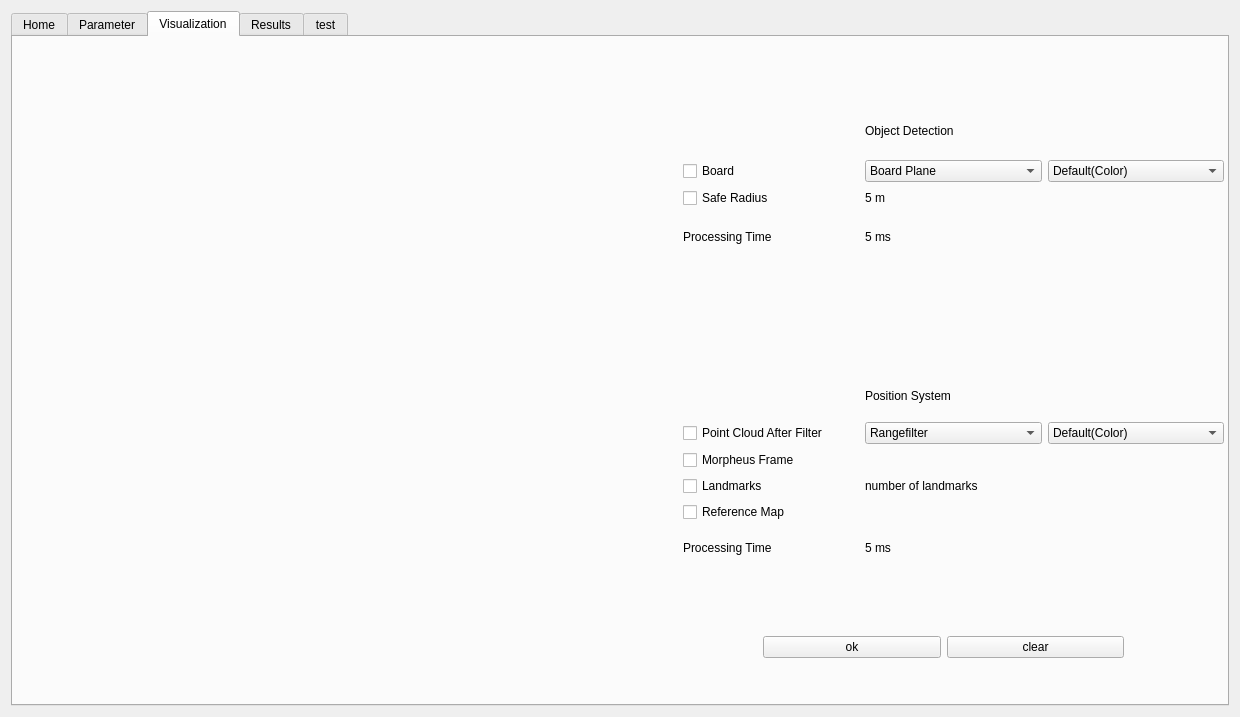
<?xml version="1.0" encoding="UTF-8"?>
<ui version="4.0">
 <class>LidarGui</class>
 <widget class="QWidget" name="LidarGui">
  <property name="geometry">
   <rect>
    <x>0</x>
    <y>0</y>
    <width>1240</width>
    <height>717</height>
   </rect>
  </property>
  <property name="windowTitle">
   <string>Form</string>
  </property>
  <layout class="QGridLayout" name="gridLayout">
   <item row="0" column="0">
    <widget class="QTabWidget" name="tabWidget">
     <property name="currentIndex">
      <number>2</number>
     </property>
     <widget class="QWidget" name="Home_tab">
      <attribute name="title">
       <string>Home</string>
      </attribute>
      <widget class="QLabel" name="label_2">
       <property name="geometry">
        <rect>
         <x>120</x>
         <y>50</y>
         <width>911</width>
         <height>121</height>
        </rect>
       </property>
       <property name="styleSheet">
        <string notr="true"/>
       </property>
       <property name="text">
        <string/>
       </property>
       <property name="textFormat">
        <enum>Qt::AutoText</enum>
       </property>
       <property name="pixmap">
        <pixmap>../resources/image/fzd_logo.png</pixmap>
       </property>
       <property name="scaledContents">
        <bool>true</bool>
       </property>
      </widget>
      <widget class="QWidget" name="layoutWidget">
       <property name="geometry">
        <rect>
         <x>130</x>
         <y>220</y>
         <width>281</width>
         <height>431</height>
        </rect>
       </property>
       <layout class="QGridLayout" name="gridLayout_13">
        <item row="0" column="0">
         <widget class="QLabel" name="label">
          <property name="text">
           <string>Entwickler</string>
          </property>
         </widget>
        </item>
        <item row="0" column="1">
         <widget class="QLabel" name="label_22">
          <property name="font">
           <font>
            <pointsize>13</pointsize>
            <weight>75</weight>
            <italic>true</italic>
            <bold>true</bold>
           </font>
          </property>
          <property name="text">
           <string>XXX
YYY
KKK
LLL</string>
          </property>
          <property name="textFormat">
           <enum>Qt::AutoText</enum>
          </property>
          <property name="scaledContents">
           <bool>false</bool>
          </property>
         </widget>
        </item>
        <item row="1" column="0">
         <widget class="QLabel" name="label_3">
          <property name="text">
           <string>Plattform</string>
          </property>
         </widget>
        </item>
        <item row="1" column="1">
         <widget class="QLabel" name="label_23">
          <property name="font">
           <font>
            <pointsize>13</pointsize>
            <weight>75</weight>
            <italic>true</italic>
            <bold>true</bold>
           </font>
          </property>
          <property name="text">
           <string>ROS Noetic

QT5</string>
          </property>
          <property name="textFormat">
           <enum>Qt::AutoText</enum>
          </property>
          <property name="scaledContents">
           <bool>false</bool>
          </property>
         </widget>
        </item>
        <item row="2" column="0">
         <widget class="QLabel" name="label_4">
          <property name="text">
           <string>TextLabel</string>
          </property>
         </widget>
        </item>
        <item row="2" column="1">
         <widget class="QLabel" name="label_24">
          <property name="font">
           <font>
            <pointsize>13</pointsize>
            <weight>75</weight>
            <italic>true</italic>
            <bold>true</bold>
           </font>
          </property>
          <property name="text">
           <string>tbc.</string>
          </property>
          <property name="textFormat">
           <enum>Qt::AutoText</enum>
          </property>
          <property name="scaledContents">
           <bool>false</bool>
          </property>
         </widget>
        </item>
       </layout>
      </widget>
     </widget>
     <widget class="QWidget" name="Parameter_tab">
      <attribute name="title">
       <string>Parameter</string>
      </attribute>
      <widget class="QPushButton" name="pushButton_2">
       <property name="geometry">
        <rect>
         <x>430</x>
         <y>580</y>
         <width>141</width>
         <height>31</height>
        </rect>
       </property>
       <property name="text">
        <string>ok</string>
       </property>
      </widget>
      <widget class="QPushButton" name="pushButton_7">
       <property name="geometry">
        <rect>
         <x>600</x>
         <y>580</y>
         <width>141</width>
         <height>31</height>
        </rect>
       </property>
       <property name="text">
        <string>reset</string>
       </property>
      </widget>
      <widget class="QWidget" name="layoutWidget">
       <property name="geometry">
        <rect>
         <x>630</x>
         <y>160</y>
         <width>561</width>
         <height>361</height>
        </rect>
       </property>
       <layout class="QGridLayout" name="gridLayout_4">
        <item row="7" column="1">
         <widget class="QSpinBox" name="spinBox_3">
          <property name="maximum">
           <number>10</number>
          </property>
         </widget>
        </item>
        <item row="7" column="0">
         <widget class="QPushButton" name="pushButton_6">
          <property name="text">
           <string>Phase Lock Mode</string>
          </property>
         </widget>
        </item>
        <item row="2" column="1">
         <widget class="QLineEdit" name="lineEdit_3">
          <property name="text">
           <string>--</string>
          </property>
         </widget>
        </item>
        <item row="0" column="1">
         <widget class="QLineEdit" name="lineEdit">
          <property name="text">
           <string>--</string>
          </property>
         </widget>
        </item>
        <item row="2" column="0">
         <widget class="QLabel" name="label_9">
          <property name="text">
           <string>IP Address of Sensor3</string>
          </property>
         </widget>
        </item>
        <item row="6" column="0">
         <widget class="QPushButton" name="pushButton_5">
          <property name="text">
           <string>FOV</string>
          </property>
         </widget>
        </item>
        <item row="1" column="0">
         <widget class="QLabel" name="label_8">
          <property name="text">
           <string>IP Address of Sensor2</string>
          </property>
         </widget>
        </item>
        <item row="6" column="1">
         <widget class="QSpinBox" name="spinBox_4">
          <property name="minimum">
           <number>180</number>
          </property>
          <property name="maximum">
           <number>360</number>
          </property>
         </widget>
        </item>
        <item row="0" column="0">
         <widget class="QLabel" name="label_7">
          <property name="text">
           <string>IP Address of Sensor1</string>
          </property>
         </widget>
        </item>
        <item row="1" column="1">
         <widget class="QLineEdit" name="lineEdit_2">
          <property name="text">
           <string>--</string>
          </property>
         </widget>
        </item>
       </layout>
      </widget>
      <widget class="QWidget" name="layoutWidget">
       <property name="geometry">
        <rect>
         <x>20</x>
         <y>140</y>
         <width>551</width>
         <height>381</height>
        </rect>
       </property>
       <layout class="QGridLayout" name="gridLayout_5">
        <item row="3" column="0">
         <widget class="QPushButton" name="pushButton_4">
          <property name="text">
           <string>FOV</string>
          </property>
         </widget>
        </item>
        <item row="0" column="0">
         <layout class="QGridLayout" name="gridLayout_2">
          <item row="0" column="0">
           <widget class="QLabel" name="label_5">
            <property name="text">
             <string>Path of Bag</string>
            </property>
            <property name="scaledContents">
             <bool>false</bool>
            </property>
           </widget>
          </item>
          <item row="1" column="0">
           <widget class="QToolButton" name="toolButton">
            <property name="text">
             <string>Open File</string>
            </property>
           </widget>
          </item>
         </layout>
        </item>
        <item row="0" column="1">
         <widget class="QTextBrowser" name="textBrowser_2"/>
        </item>
        <item row="3" column="1">
         <widget class="QSpinBox" name="spinBox">
          <property name="minimum">
           <number>180</number>
          </property>
          <property name="maximum">
           <number>360</number>
          </property>
         </widget>
        </item>
        <item row="1" column="0">
         <layout class="QGridLayout" name="gridLayout_3">
          <item row="0" column="0">
           <widget class="QLabel" name="label_6">
            <property name="text">
             <string>Metadata</string>
            </property>
           </widget>
          </item>
          <item row="1" column="0">
           <widget class="QToolButton" name="toolButton_2">
            <property name="text">
             <string>Open File</string>
            </property>
           </widget>
          </item>
         </layout>
        </item>
        <item row="1" column="1">
         <widget class="QTextBrowser" name="textBrowser_3"/>
        </item>
        <item row="5" column="0">
         <widget class="QPushButton" name="pushButton_3">
          <property name="text">
           <string>Phase Lock Mode</string>
          </property>
         </widget>
        </item>
        <item row="5" column="1">
         <widget class="QSpinBox" name="spinBox_2">
          <property name="maximum">
           <number>10</number>
          </property>
         </widget>
        </item>
       </layout>
      </widget>
      <widget class="QWidget" name="layoutWidget">
       <property name="geometry">
        <rect>
         <x>30</x>
         <y>44</y>
         <width>1191</width>
         <height>61</height>
        </rect>
       </property>
       <layout class="QGridLayout" name="gridLayout_7">
        <item row="0" column="0">
         <widget class="QRadioButton" name="radioButton_2">
          <property name="text">
           <string>Play ROS Bag</string>
          </property>
         </widget>
        </item>
        <item row="0" column="1">
         <widget class="QRadioButton" name="radioButton">
          <property name="text">
           <string>Live Sensor</string>
          </property>
         </widget>
        </item>
       </layout>
      </widget>
     </widget>
     <widget class="QWidget" name="Visua_tab">
      <attribute name="title">
       <string>Visualization</string>
      </attribute>
      <widget class="QWidget" name="gridLayoutWidget_2">
       <property name="geometry">
        <rect>
         <x>20</x>
         <y>10</y>
         <width>621</width>
         <height>651</height>
        </rect>
       </property>
       <layout class="QGridLayout" name="gridLayout_6"/>
      </widget>
      <widget class="QWidget" name="layoutWidget">
       <property name="geometry">
        <rect>
         <x>670</x>
         <y>71</y>
         <width>541</width>
         <height>151</height>
        </rect>
       </property>
       <layout class="QGridLayout" name="gridLayout_8">
        <item row="3" column="1" colspan="2">
         <widget class="QLabel" name="label_14">
          <property name="text">
           <string>5 ms</string>
          </property>
         </widget>
        </item>
        <item row="1" column="0">
         <widget class="QCheckBox" name="checkBox">
          <property name="text">
           <string>Board</string>
          </property>
         </widget>
        </item>
        <item row="1" column="1">
         <widget class="QComboBox" name="comboBox">
          <item>
           <property name="text">
            <string>Board Plane</string>
           </property>
          </item>
          <item>
           <property name="text">
            <string>Upper Board</string>
           </property>
          </item>
          <item>
           <property name="text">
            <string>Under Board</string>
           </property>
          </item>
         </widget>
        </item>
        <item row="2" column="1" colspan="2">
         <widget class="QLabel" name="label_13">
          <property name="text">
           <string>5 m</string>
          </property>
         </widget>
        </item>
        <item row="1" column="2">
         <widget class="QComboBox" name="comboBox_2">
          <item>
           <property name="text">
            <string>Default(Color)</string>
           </property>
          </item>
          <item>
           <property name="text">
            <string>White</string>
           </property>
          </item>
          <item>
           <property name="text">
            <string>Black</string>
           </property>
          </item>
          <item>
           <property name="text">
            <string>Blue</string>
           </property>
          </item>
          <item>
           <property name="text">
            <string>Green</string>
           </property>
          </item>
         </widget>
        </item>
        <item row="2" column="0">
         <widget class="QCheckBox" name="checkBox_3">
          <property name="text">
           <string>Safe Radius</string>
          </property>
         </widget>
        </item>
        <item row="3" column="0">
         <widget class="QLabel" name="label_12">
          <property name="text">
           <string>Processing Time</string>
          </property>
         </widget>
        </item>
        <item row="0" column="1">
         <widget class="QLabel" name="label_10">
          <property name="text">
           <string>Object Detection</string>
          </property>
         </widget>
        </item>
       </layout>
      </widget>
      <widget class="QWidget" name="layoutWidget">
       <property name="geometry">
        <rect>
         <x>670</x>
         <y>339</y>
         <width>541</width>
         <height>191</height>
        </rect>
       </property>
       <layout class="QGridLayout" name="gridLayout_9">
        <item row="3" column="0">
         <widget class="QCheckBox" name="checkBox_4">
          <property name="text">
           <string>Landmarks</string>
          </property>
         </widget>
        </item>
        <item row="5" column="0">
         <widget class="QLabel" name="label_17">
          <property name="text">
           <string>Processing Time</string>
          </property>
         </widget>
        </item>
        <item row="1" column="1">
         <widget class="QComboBox" name="comboBox_3">
          <item>
           <property name="text">
            <string>Rangefilter</string>
           </property>
          </item>
          <item>
           <property name="text">
            <string>Reflectivityfilter</string>
           </property>
          </item>
          <item>
           <property name="text">
            <string>Intensityfilter</string>
           </property>
          </item>
         </widget>
        </item>
        <item row="1" column="0">
         <widget class="QCheckBox" name="checkBox_6">
          <property name="text">
           <string>Point Cloud After Filter</string>
          </property>
         </widget>
        </item>
        <item row="2" column="0">
         <widget class="QCheckBox" name="checkBox_2">
          <property name="text">
           <string>Morpheus Frame</string>
          </property>
         </widget>
        </item>
        <item row="1" column="2">
         <widget class="QComboBox" name="comboBox_4">
          <item>
           <property name="text">
            <string>Default(Color)</string>
           </property>
          </item>
          <item>
           <property name="text">
            <string>White</string>
           </property>
          </item>
          <item>
           <property name="text">
            <string>Black</string>
           </property>
          </item>
          <item>
           <property name="text">
            <string>Blue</string>
           </property>
          </item>
          <item>
           <property name="text">
            <string>Green</string>
           </property>
          </item>
         </widget>
        </item>
        <item row="4" column="0">
         <widget class="QCheckBox" name="checkBox_5">
          <property name="text">
           <string>Reference Map</string>
          </property>
         </widget>
        </item>
        <item row="5" column="1">
         <widget class="QLabel" name="label_16">
          <property name="text">
           <string>5 ms</string>
          </property>
         </widget>
        </item>
        <item row="3" column="1">
         <widget class="QLabel" name="label_15">
          <property name="text">
           <string>number of landmarks</string>
          </property>
         </widget>
        </item>
        <item row="0" column="1">
         <widget class="QLabel" name="label_11">
          <property name="text">
           <string>Position System</string>
          </property>
         </widget>
        </item>
       </layout>
      </widget>
      <widget class="QWidget" name="layoutWidget">
       <property name="geometry">
        <rect>
         <x>750</x>
         <y>580</y>
         <width>361</width>
         <height>61</height>
        </rect>
       </property>
       <layout class="QGridLayout" name="gridLayout_10">
        <item row="0" column="0">
         <widget class="QPushButton" name="pushButton_9">
          <property name="text">
           <string>ok</string>
          </property>
         </widget>
        </item>
        <item row="0" column="1">
         <widget class="QPushButton" name="pushButton_8">
          <property name="text">
           <string>clear</string>
          </property>
         </widget>
        </item>
       </layout>
      </widget>
     </widget>
     <widget class="QWidget" name="Results_tab">
      <attribute name="title">
       <string>Results</string>
      </attribute>
      <widget class="QWidget" name="gridLayoutWidget_3">
       <property name="geometry">
        <rect>
         <x>30</x>
         <y>70</y>
         <width>581</width>
         <height>501</height>
        </rect>
       </property>
       <layout class="QGridLayout" name="gridLayout_11"/>
      </widget>
      <widget class="QWidget" name="layoutWidget">
       <property name="geometry">
        <rect>
         <x>710</x>
         <y>500</y>
         <width>361</width>
         <height>61</height>
        </rect>
       </property>
       <layout class="QGridLayout" name="gridLayout_12">
        <item row="0" column="0">
         <widget class="QPushButton" name="pushButton_10">
          <property name="text">
           <string>show</string>
          </property>
         </widget>
        </item>
        <item row="0" column="1">
         <widget class="QPushButton" name="pushButton_11">
          <property name="text">
           <string>clear</string>
          </property>
         </widget>
        </item>
       </layout>
      </widget>
      <widget class="QWidget" name="layoutWidget">
       <property name="geometry">
        <rect>
         <x>680</x>
         <y>50</y>
         <width>511</width>
         <height>201</height>
        </rect>
       </property>
       <layout class="QGridLayout" name="gridLayout_14">
        <item row="2" column="2">
         <widget class="QLabel" name="label_28">
          <property name="text">
           <string>0rad/s</string>
          </property>
         </widget>
        </item>
        <item row="1" column="2">
         <widget class="QLabel" name="label_26">
          <property name="text">
           <string>0rad/s</string>
          </property>
         </widget>
        </item>
        <item row="3" column="1">
         <widget class="QLabel" name="label_25">
          <property name="text">
           <string>0m/s</string>
          </property>
         </widget>
        </item>
        <item row="1" column="1">
         <widget class="QLabel" name="label_20">
          <property name="text">
           <string>0m/s</string>
          </property>
         </widget>
        </item>
        <item row="2" column="1">
         <widget class="QLabel" name="label_21">
          <property name="text">
           <string>0m/s</string>
          </property>
         </widget>
        </item>
        <item row="3" column="2">
         <widget class="QLabel" name="label_27">
          <property name="text">
           <string>0rad/s</string>
          </property>
         </widget>
        </item>
        <item row="1" column="0">
         <widget class="QLabel" name="label_18">
          <property name="text">
           <string>GPS Speed</string>
          </property>
         </widget>
        </item>
       </layout>
      </widget>
      <widget class="QWidget" name="layoutWidget">
       <property name="geometry">
        <rect>
         <x>680</x>
         <y>270</y>
         <width>511</width>
         <height>211</height>
        </rect>
       </property>
       <layout class="QGridLayout" name="gridLayout_15">
        <item row="2" column="2">
         <widget class="QLabel" name="label_33">
          <property name="text">
           <string>0rad/s</string>
          </property>
         </widget>
        </item>
        <item row="0" column="1">
         <widget class="QLabel" name="label_29">
          <property name="text">
           <string>0m/s</string>
          </property>
         </widget>
        </item>
        <item row="1" column="1">
         <widget class="QLabel" name="label_34">
          <property name="text">
           <string>0m/s</string>
          </property>
         </widget>
        </item>
        <item row="1" column="2">
         <widget class="QLabel" name="label_31">
          <property name="text">
           <string>0rad/s</string>
          </property>
         </widget>
        </item>
        <item row="0" column="2">
         <widget class="QLabel" name="label_32">
          <property name="text">
           <string>0rad/s</string>
          </property>
         </widget>
        </item>
        <item row="2" column="1">
         <widget class="QLabel" name="label_30">
          <property name="text">
           <string>0m/s</string>
          </property>
         </widget>
        </item>
        <item row="0" column="0">
         <widget class="QLabel" name="label_19">
          <property name="text">
           <string>LLLPS Speed</string>
          </property>
         </widget>
        </item>
       </layout>
      </widget>
     </widget>
     <widget class="QWidget" name="test_tab">
      <attribute name="title">
       <string>test</string>
      </attribute>
      <widget class="QTextBrowser" name="textBrowser">
       <property name="geometry">
        <rect>
         <x>840</x>
         <y>370</y>
         <width>341</width>
         <height>261</height>
        </rect>
       </property>
      </widget>
      <widget class="QWidget" name="verticalLayoutWidget">
       <property name="geometry">
        <rect>
         <x>840</x>
         <y>50</y>
         <width>341</width>
         <height>291</height>
        </rect>
       </property>
       <layout class="QVBoxLayout" name="verticalLayout">
        <item>
         <widget class="QPushButton" name="start_PB">
          <property name="text">
           <string>start</string>
          </property>
         </widget>
        </item>
        <item>
         <widget class="QPushButton" name="rosbag_PB">
          <property name="text">
           <string>rosbag</string>
          </property>
         </widget>
        </item>
        <item>
         <widget class="QPushButton" name="roslaunch_PB">
          <property name="text">
           <string>roslaunch</string>
          </property>
         </widget>
        </item>
        <item>
         <widget class="QPushButton" name="pushButton">
          <property name="text">
           <string>tobecontinous</string>
          </property>
         </widget>
        </item>
       </layout>
      </widget>
      <widget class="QWidget" name="gridLayoutWidget">
       <property name="geometry">
        <rect>
         <x>30</x>
         <y>20</y>
         <width>761</width>
         <height>631</height>
        </rect>
       </property>
       <layout class="QGridLayout" name="rviz_layout"/>
      </widget>
     </widget>
    </widget>
   </item>
  </layout>
 </widget>
 <resources/>
 <connections/>
</ui>
